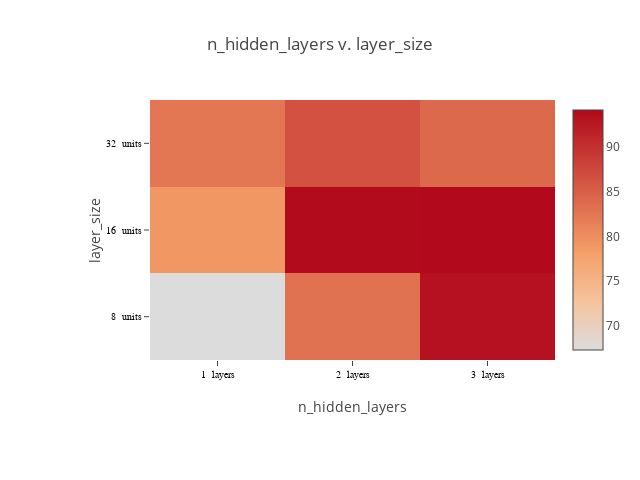

Notebook code cell kept with this figure:
### Code cell
def plot_matrix(lossframe, x_labels, y_labels, x_suffix="", y_suffix=""):

    pivot = lossframe.pivot_table(index=[y_labels], columns=[x_labels], values=['MSE'])
#    print(pivot)
    # specify labels as strings, to force plotly to use a discrete axis
#    print(pivot.columns.levels[1]).values
#    print(lossframe[x_labels].dtype)
    
    if lossframe[x_labels].dtype == np.float64 or lossframe[x_labels].dtype == np.float32:
        xaxis = ["%f %s" % (i, x_suffix) for i in pivot.columns.levels[1].values]
    else:
        xaxis = ["%d %s" % (i, x_suffix) for i in pivot.columns.levels[1].values]
    if lossframe[y_labels].dtype == np.float64 or lossframe[y_labels].dtype == np.float32:
        yaxis = ["%f %s" % (i, y_suffix) for i in pivot.index.values]
    else:
        yaxis = ["%d %s" % (i, y_suffix) for i in pivot.index.values]
        
#    print(xaxis, yaxis)
    """plot a heat map of a matrix"""
    chart_width=640
    chart_height=480
    
    layout = Layout(
        title="%s v. %s" % (x_labels, y_labels),
        height=chart_height,
        width=chart_width,     
        margin=dict(
            l=150,
            r=30,
            b=120,
            t=100,
        ),
        xaxis=dict(
            title=x_labels,
            tickfont=dict(
                family='Arial, sans-serif',
                size=10,
                color='black'
            ),
        ),
        yaxis=dict(
            title=y_labels,
            tickfont=dict(
                family='Arial, sans-serif',
                size=10,
                color='black'
            ),
        ),
    )
    
    data = [Heatmap(z=pivot.values,
                    x=xaxis,
                    y=yaxis,
                    colorscale=[[0, 'rgb(0,0,255)', [1, 'rgb(255,0,0)']]],
                   )
           ]

    fig = Figure(data=data, layout=layout)
    return iplot(fig, link_text="")

plot_matrix(lossframe, "n_hidden_layers", "layer_size", x_suffix=" layers", y_suffix=" units")

### Figure 1 — Plotly figure (JSON) as saved in the notebook; plotly's stock layout.template omitted (floating-point values rounded to 4 significant figures)
{"data": [{"colorscale": [[0, "rgb(0,0,255)", [1, "rgb(255,0,0)"]]], "type": "heatmap", "x": ["1  layers", "2  layers", "3  layers"], "y": ["8  units", "16  units", "32  units"], "z": [[67.29, 83.11, 93.34], [79.0, 94.06, 94.15], [82.46, 86.52, 83.92]]}], "layout": {"height": 480, "margin": {"b": 120, "l": 150, "r": 30, "t": 100}, "title": "n_hidden_layers v. layer_size", "width": 640, "xaxis": {"tickfont": {"color": "black", "family": "Arial, sans-serif", "size": 10}, "title": "n_hidden_layers"}, "yaxis": {"tickfont": {"color": "black", "family": "Arial, sans-serif", "size": 10}, "title": "layer_size"}}}
